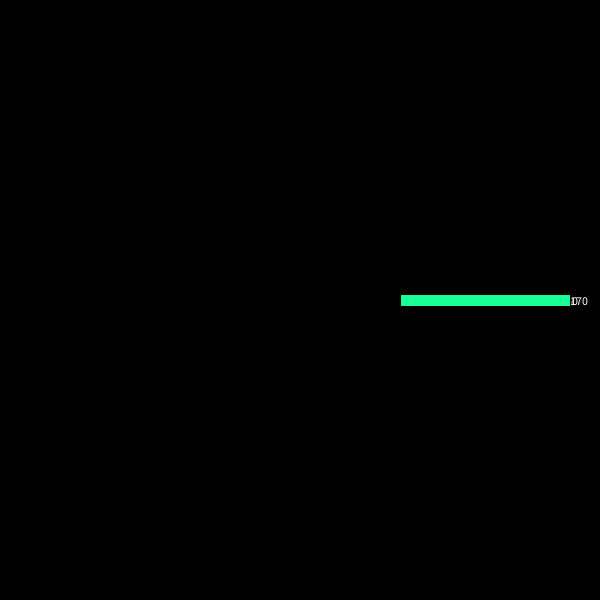
Frame 1 (no input)
Frame 60 (the mouse pressed at the canvas centre just before this capture): identical to frame 1, image omitted
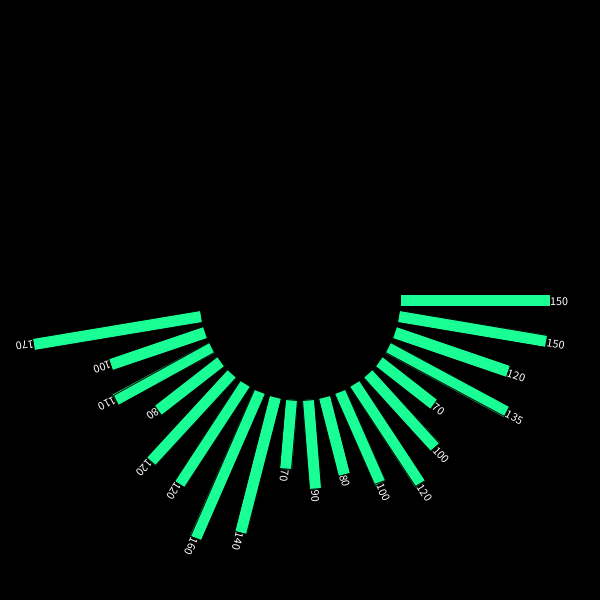
Frame 120 (the mouse held since frame 60 and released just before this capture)

The Processing sketch that drew these frames (run headless with seeded random() and noise(); from frame 60 on, the mouse is pressed at the canvas centre):

// Processing sketch: day_11_03_translate_rotate_interactive
// ── day_11_03_translate_rotate_interactive.pde
//----------------------------------------------------
// DT Bootcamp 2014, Parsons the New School for Design. 
// Day 9, matrix transformations
// A simple radial bar chart, using translate and rotate
// Adding mouse interaction
//----------------------------------------------------

int[] myData = {150, 150, 120, 135, 70, 100, 120, 100, 80, 90, 70, 140, 160, 120, 120, 80, 110, 100, 170};

void setup(){
  size(600, 600);
}

void draw(){
  background(0);
    
  int rectHeight = 12;    //The height of our rect
  int circleRadius = 100; //Our bars will start at 100 px from the center
  float myArc = map(mouseX, 0, width, 0, TWO_PI); 
  
  //Translate just once!
  translate(width/2, height/2);
  for(int i = 0; i < myData.length; i++){
    
    //Bar
    fill(25, 255, 150);
    rect(circleRadius, -rectHeight/2, myData[i], rectHeight);
    
    //Text
    fill(255);
    textAlign(LEFT, CENTER);
    text(myData[i], circleRadius + myData[i], 0);
    
    //Rotate a little bit for each iteration...
    rotate(myArc / myData.length);    
  }
}
